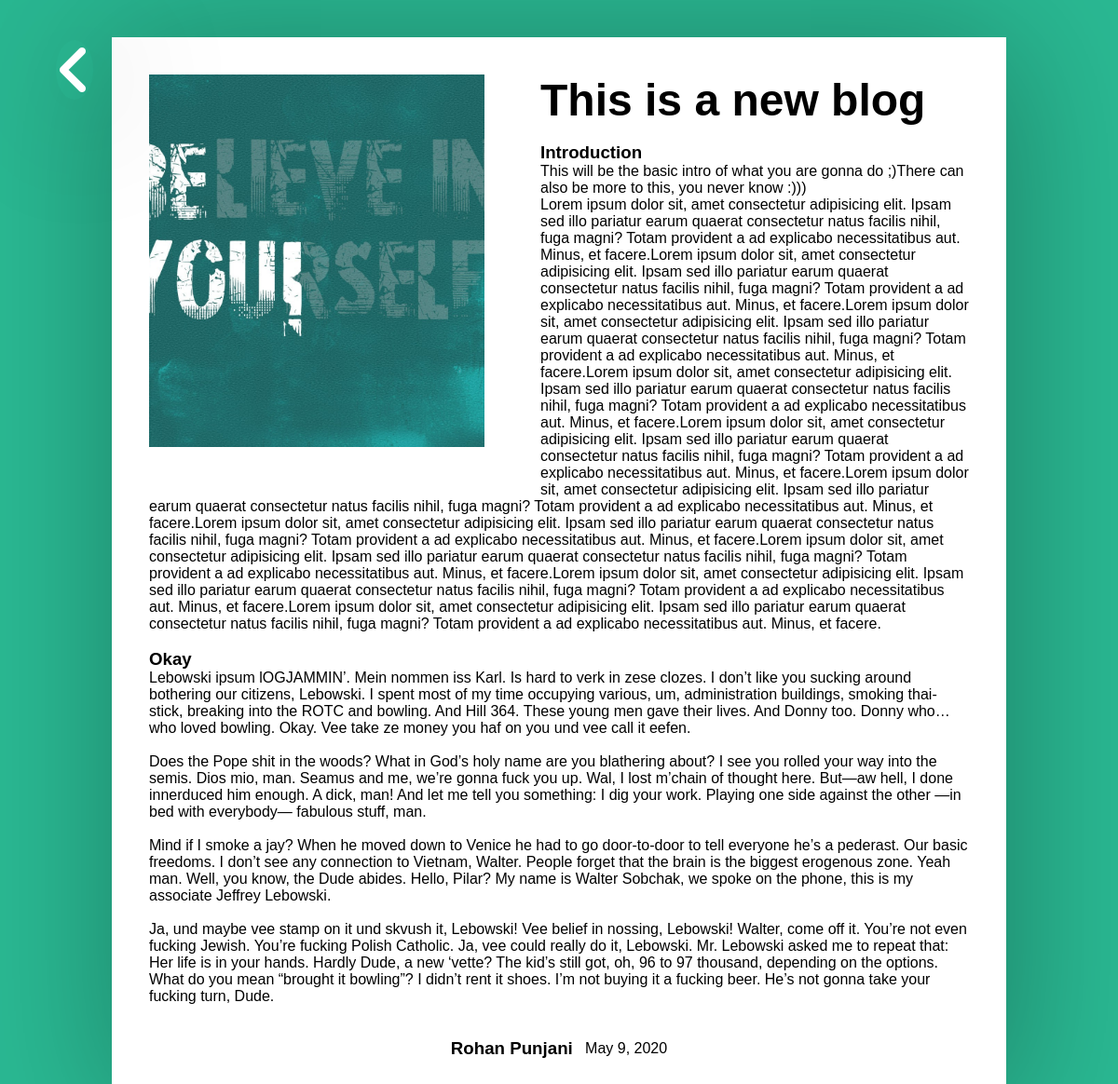
Page /view/27 (signed in) on the committed database.
### blog/models.py (models this page shows, shortened)
class blog(models.Model):
    user = models.ForeignKey(User, on_delete=models.CASCADE)
    heading = models.CharField(max_length=100)
    cover_img = models.ImageField(upload_to='blog_covers/%y/%m/%d', default='blog_covers/img5.jpg')
    isPublished = models.BooleanField(default=False)
    created_at = models.DateTimeField(auto_now_add=True)
    updated_at = models.DateTimeField(auto_now=True)
    views = models.IntegerField(default=0)

class block(models.Model):
    blog = models.ForeignKey(blog, on_delete=models.CASCADE)
    position = models.IntegerField(default=0)
    title = models.CharField(max_length=50)
    content = models.TextField()
    isMerged = models.BooleanField(default=False)
    created_at = models.DateTimeField(auto_now_add=True)
    updated_at = models.DateTimeField(auto_now=True)

### blog/views.py (the view)
# urls.py: path('view/<int:id>', views.view_blog, name='view_blog'),
def view_blog(request, id):
    if(not request.user.is_authenticated):
        return redirect('/')
    feed = blog.objects.get(pk=id)
    feed.views = feed.views + 1
    feed.save()
    return render(request, 'view.html', {"feed" : feed})

### blog/templates/view.html (shortened to what this page needs)
<!DOCTYPE html>
<html lang="en">
<head>
    {% load static %}
</head>
<body>
    <div class="view_main" id="{{feed.id}}">
        <a class="back_btn" href="../../">
            <i class="fas fa-angle-left"></i>
        </a>
        <div class="view_feed_container">
            <div class="view_feed">
                <div class="view_feed_img">
                    <img src="{{feed.cover_img.url}}" alt="">
                </div>
                <div class="view_feed_main">
                    <div class="view_feed_heading">
                        <h1>{{feed.heading}}</h1>
                    </div>
                    <br>
                    <div class="view_feed_content">
                        {% for block in feed.block_set.all %}
                            <h3>{{block.title}}</h3>
                            <p  style="white-space: pre-line">{{block.content}}</p>
                            <br>
                        {% endfor %}
                    </div>
                    <br>
                    <div class="view_feed_footer">
                        <div class="view_post_author_name" style="display: flex;justify-content: center; align-items: center;">
                            <h3>{{feed.user.first_name}} {{feed.user.last_name}}</h3>
                            <p>{{feed.updated_at.date}}</p>
                        </div>
                    </div>
                </div>
            </div>
        </div>
    </div>
</body>
</html>

### blog/templates/view.html (style rules this page uses)
* { margin: 0; padding: 0; box-sizing: border-box; font-family: Arial, Helvetica, sans-serif; }
.back_btn { color: white; position: absolute; left: 5vw; top: 5vh; font-size: 4rem; }
.back_btn i { border-radius: 50%; box-shadow: rgba(0,0,0,.3) .4rem .7rem 9.3rem .3rem; }
.view_main { min-height: 100vh; position: absolute; max-width: 100vw; min-width: 100vw; background: rgb(42, 185, 147) none repeat scroll 0% 0%;; padding: 5vh 10vw; z-index: 110; left: 0; top: 0; font-family: Times, 'Times New Roman', sans-serif; }
.view_feed_container { background: white; box-shadow: rgba(0,0,0,.3) .4rem .7rem 9.3rem .3rem; padding: 5vh; min-height: 60vh; }
.view_feed { overflow: hidden; }
.view_feed_img { float: left; margin: 0 5vw 5vh 0; }
.view_feed_img img { height: 50vh; width: 30vw; object-fit: cover; }
h1 { font-size: 3rem; }

### rows in the picture
blog: cover_img (picture), heading "This is a new blog", user.first_name "Rohan", user.last_name "Punjani", updated_at "May 9, 2020"
block: title "Introduction", content "This will be the basic intro of what you are gonna do ;)There can also be more to this, you never know :))) Lorem ipsum dolor sit, amet consectetur adipisicing elit. Ipsam sed illo pariatur earum quaerat consectetur natus facilis nihil, fuga magni? Totam provident a ad explicabo necessitatibus aut. Minus, et facere.Lorem ipsum dolor sit, amet consectetur adipisicing elit. Ipsam sed illo pariatur earum quaerat consectetur natus facilis nihil, fuga magni? Totam provident a ad explicabo necessitatibus aut. Minus, et facere.Lorem ipsum dolor sit, amet consectetur adipisicing elit. Ipsam sed illo pariatur earum quaerat consectetur natus facilis nihil, fuga magni? Totam provident a ad explicabo…"
block: title "Okay", content "Lebowski ipsum lOGJAMMIN’. Mein nommen iss Karl. Is hard to verk in zese clozes. I don’t like you sucking around bothering our citizens, Lebowski. I spent most of my time occupying various, um, administration buildings, smoking thai-stick, breaking into the ROTC and bowling. And Hill 364. These young men gave their lives. And Donny too. Donny who… who loved bowling. Okay. Vee take ze money you haf on you und vee call it eefen. Does the Pope shit in the woods? What in God’s holy name are you blathering about? I see you rolled your way into the semis. Dios mio, man. Seamus and me, we’re gonna fuck you up. Wal, I lost m’chain of thought here. But—aw hell, I done innerduced him enough. A dick,…"
